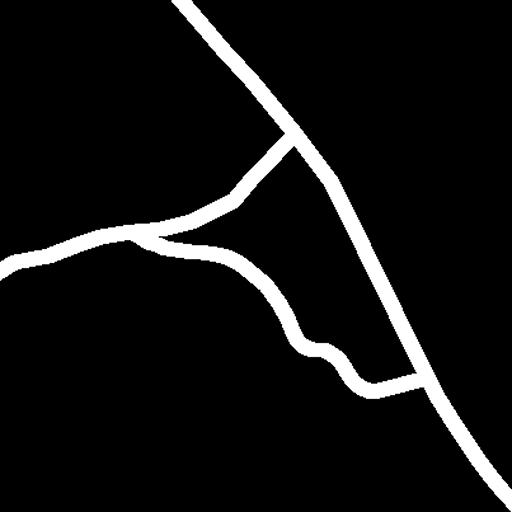
#> input picture draw/img/mask.png, 512 x 512 px
$ python color_reverse.py
#> lines starting #> are read from the running program, lines starting #| are printed output that depends on the picture
import cv2
import os

# 获取当前文件的绝对路径
cur_path = os.path.dirname(os.path.abspath(__file__))

# 拼接得到 mask.png 的全路径
img_path = os.path.join(cur_path, 'img', 'mask.png')

# 使用 OpenCV 读取图片
image = cv2.imread(img_path)
#> image is the input picture: shape (512, 512, 3); min 0, max 255, mean 19.4

# 对图片颜色进行翻转
image_reverse = cv2.bitwise_not(image)
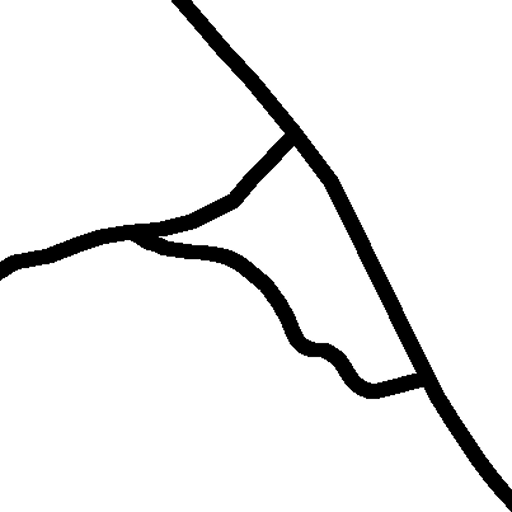
#> image_reverse: shape (512, 512, 3); min 0, max 255, mean 235.6

# 拼接得到 mask_reverse.png 的全路径
img_reverse_path = os.path.join(cur_path, 'img', 'mask_reverse.png')

# 保存反转后的图片
cv2.imwrite(img_reverse_path, image_reverse)
